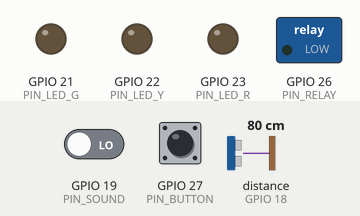
This sketch was run on a simulated ESP32. On the bench: switched loads named in the sketch (green lamp = pin HIGH), output pins drawn as LEDs (lit = HIGH). Wiring (inferred from the names in the program): ultrasonic range finder: trigger GPIO 5; echo GPIO 18. The inputs (shaded band) are chosen by the test bench; at power-on: GPIO 27 (PIN_BUTTON) HIGH, GPIO 19 (PIN_SOUND) LOW, distance to the obstacle (sensor on GPIO 18) 80 cm. The echo pulse lasts 58.3 µs per cm; WiFi joins after 1.5 s; servers stay silent unless stated; uploads are accepted with an empty reply; pins used as bus, display or sensor lines are not drawn; what the sketch prints to the serial monitor is not drawn.

Above: at 2.7 s.
2.8 s: GPIO 27 (PIN_BUTTON) pulled LOW for 1 s
At 4.2 s:
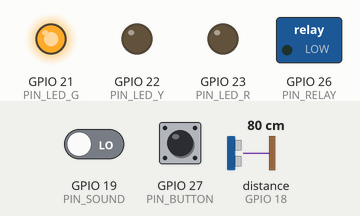
9.0 s: GPIO 27 (PIN_BUTTON) pulled LOW for 3.2 s
At 13.4 s:
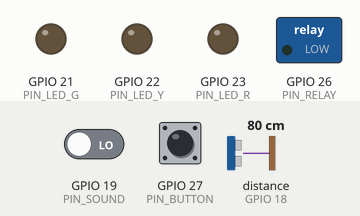
Timing chart, 0 to 14.9 s (numbered marks = the images above; inputs shaded):
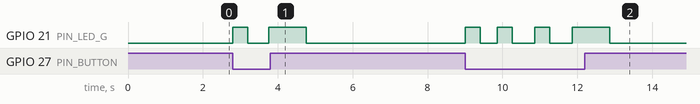

The sketch:

siskamling_main.ino
```cpp
#include <WiFi.h>
#include <HTTPClient.h>

// ====== UBAH BAGIAN INI ======
const char* WIFI_SSID = "NAMA_WIFI";
const char* WIFI_PASS = "PASSWORD_WIFI";
const char* SERVER    = "http://192.168.1.10:3000";  // IP laptop yang menjalankan server
const char* CAM_IP    = "192.168.1.50";              // IP ESP32-CAM (lihat Serial Monitor-nya)
// =============================

// Pin (sesuai Tabel 2 proposal)
#define PIN_TRIG   5
#define PIN_ECHO   18
#define PIN_SOUND  19
#define PIN_LED_R  23
#define PIN_LED_Y  22   // tambahan
#define PIN_LED_G  21   // tambahan
#define PIN_RELAY  26
#define PIN_BUTTON 27

// Banyak modul relay aktif LOW. Kalau sirine nyala terbalik, tukar dua nilai ini.
const int RELAY_ON  = HIGH;
const int RELAY_OFF = LOW;

bool armed = true;
bool siren = false;
String level = "aman";

unsigned long lastSend = 0;
unsigned long lastButton = 0;
const unsigned long SEND_INTERVAL = 1000;  // kirim jarak tiap 1 detik

// ---------- Sensor jarak ----------
float readOnce() {
  digitalWrite(PIN_TRIG, LOW);  delayMicroseconds(2);
  digitalWrite(PIN_TRIG, HIGH); delayMicroseconds(10);
  digitalWrite(PIN_TRIG, LOW);
  long dur = pulseIn(PIN_ECHO, HIGH, 30000);   // timeout 30 ms
  if (dur == 0) return 400.0;                  // tidak ada pantulan = tidak ada objek dekat
  return dur * 0.0343 / 2.0;
}

float readDistance() {            // ambil 3 bacaan, pakai nilai tengah (median)
  float a = readOnce(); delay(20);
  float b = readOnce(); delay(20);
  float c = readOnce();
  if (a > b) { float t = a; a = b; b = t; }
  if (b > c) { float t = b; b = c; c = t; }
  if (a > b) { float t = a; a = b; b = t; }
  return b;
}

// ---------- Output ----------
void applyOutputs() {
  bool r = false, y = false, g = false;
  if (armed) {
    r = (level == "bahaya");
    y = (level == "waspada");
    g = (level == "aman");
  }
  digitalWrite(PIN_LED_R, r);
  digitalWrite(PIN_LED_Y, y);
  digitalWrite(PIN_LED_G, g);
  digitalWrite(PIN_RELAY, (armed && siren) ? RELAY_ON : RELAY_OFF);
}

// ---------- Komunikasi ----------
void connectWifi() {
  if (WiFi.status() == WL_CONNECTED) return;
  Serial.print("Menyambung Wi-Fi");
  WiFi.begin(WIFI_SSID, WIFI_PASS);
  unsigned long t = millis();
  while (WiFi.status() != WL_CONNECTED && millis() - t < 15000) { delay(300); Serial.print("."); }
  Serial.println(WiFi.status() == WL_CONNECTED ? "\nTerhubung: " + WiFi.localIP().toString() : "\nGagal, coba lagi nanti");
}

void triggerCamera() {
  HTTPClient http;
  http.setTimeout(800);
  http.begin(String("http://") + CAM_IP + "/capture");
  int code = http.GET();
  Serial.printf("Minta foto ke CAM: %d\n", code);
  http.end();
}

void sendReading(float distance, bool sound) {
  HTTPClient http;
  http.setTimeout(2000);
  http.begin(String(SERVER) + "/api/readings");
  http.addHeader("Content-Type", "application/json");
  String body = "{\"distance\":" + String(distance, 1) + ",\"sound\":" + (sound ? "true" : "false") + "}";
  int code = http.POST(body);

  if (code == 200) {
    String res = http.getString();
    armed = res.indexOf("\"armed\":true") >= 0;
    siren = res.indexOf("\"siren\":true") >= 0;
    if (res.indexOf("\"level\":\"bahaya\"") >= 0)       level = "bahaya";
    else if (res.indexOf("\"level\":\"waspada\"") >= 0) level = "waspada";
    else                                                level = "aman";
    if (res.indexOf("\"capture\":true") >= 0) triggerCamera();
  } else {
    Serial.printf("Kirim gagal: %d\n", code);
  }
  http.end();
}

void sendArmed() {
  HTTPClient http;
  http.setTimeout(2000);
  http.begin(String(SERVER) + "/api/device/armed");
  http.addHeader("Content-Type", "application/json");
  http.POST(String("{\"armed\":") + (armed ? "true" : "false") + "}");
  http.end();
}

// ---------- Setup & loop ----------
void setup() {
  Serial.begin(115200);
  pinMode(PIN_TRIG, OUTPUT);
  pinMode(PIN_ECHO, INPUT);
  pinMode(PIN_SOUND, INPUT);
  pinMode(PIN_LED_R, OUTPUT);
  pinMode(PIN_LED_Y, OUTPUT);
  pinMode(PIN_LED_G, OUTPUT);
  pinMode(PIN_RELAY, OUTPUT);
  pinMode(PIN_BUTTON, INPUT_PULLUP);   // tombol: kaki 2 ke GND
  digitalWrite(PIN_RELAY, RELAY_OFF);
  connectWifi();
}

void loop() {
  connectWifi();

  // Tombol: aktif/nonaktifkan sistem
  if (digitalRead(PIN_BUTTON) == LOW && millis() - lastButton > 400) {
    lastButton = millis();
    armed = !armed;
    if (!armed) siren = false;
    Serial.println(armed ? "Sistem: AKTIF" : "Sistem: NONAKTIF");
    applyOutputs();
    if (WiFi.status() == WL_CONNECTED) sendArmed();
  }

  // Kirim jarak berkala
  if (millis() - lastSend >= SEND_INTERVAL && WiFi.status() == WL_CONNECTED) {
    lastSend = millis();
    float d = readDistance();
    bool sound = digitalRead(PIN_SOUND) == HIGH;
    Serial.printf("Jarak: %.1f cm | suara: %s\n", d, sound ? "ya" : "tidak");
    sendReading(d, sound);
    applyOutputs();
  }
}

//WIFI_SSID dan WIFI_PASS: Wi-Fi yang dipakai laptop dan ESP32 (harus sama).
// SERVER: IP laptop, bukan localhost. Cek dengan ipconfig (Windows) atau ifconfig (Mac/Linux).
// CAM_IP: isi nanti setelah ESP32-CAM jalan (Langkah 12).
```

Measured:
- after the input at 2.8 s, GPIO 21 (PIN_LED_G): LOW → HIGH at once, → LOW 0.40 s later, → HIGH 0.56 s later, → LOW 1.0 s later
- after the input at 9.0 s, GPIO 21 (PIN_LED_G): LOW → HIGH at once, → LOW 0.40 s later, → HIGH 0.46 s later, → LOW 0.40 s later, … (8 changes in this stretch)
